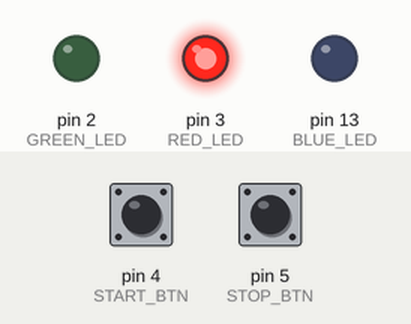
This sketch was run on a simulated Arduino Leonardo, built with avr-gcc and run on an emulated ATmega32U4. Parts: output pins drawn as LEDs (lit = HIGH). Dashed ring = blinking. Inputs (shaded band) come from the test bench; at power-on: pin 4 (START_BTN) LOW, pin 5 (STOP_BTN) LOW. USB keyboard and mouse output is not drawn.

Above: at 1.2 s.
1.3 s: pin 4 (START_BTN) pulled HIGH for 0.15 s
At 1.9 s:
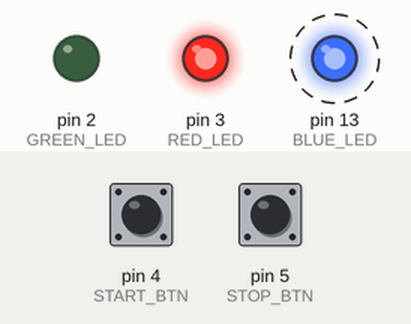
At 32.7 s:
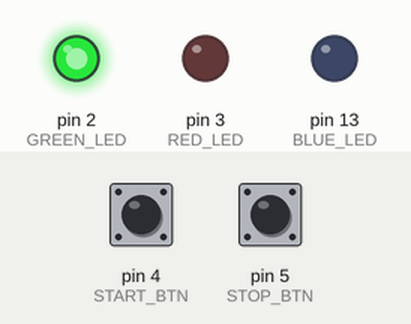
Timing chart, 0 to 33.0 s (numbered marks = the images above; inputs shaded):
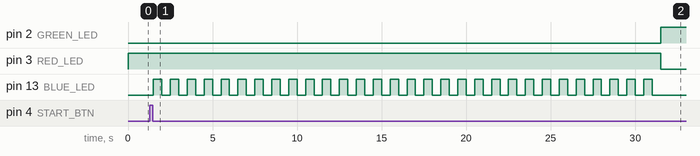

The sketch:

External-Server-Starter.ino
```cpp
#include <Keyboard.h>

char CTRL_KEY = KEY_LEFT_CTRL;
char TAB_KEY = KEY_TAB;

const int RED_LED = 3;
const int GREEN_LED = 2;
const int BLUE_LED = 13;

const int START_BTN = 4;
const int STOP_BTN = 5;

//Function Prototypes
void  StatusBlink(int blinkTime);


void setup()
{

	pinMode(RED_LED, OUTPUT);
	pinMode(GREEN_LED, OUTPUT);
	pinMode(BLUE_LED, OUTPUT);
	pinMode(START_BTN, INPUT);
	pinMode(STOP_BTN, INPUT);

	Keyboard.begin();

	digitalWrite(RED_LED, HIGH);
	digitalWrite(GREEN_LED, LOW);
	digitalWrite(BLUE_LED, LOW);
}

void loop()
{
	if (digitalRead(START_BTN) == HIGH)
	{
		Keyboard.press(CTRL_KEY);
		Keyboard.press('r');
		delay(200);
		Keyboard.releaseAll();
		StatusBlink(30000);
		digitalWrite(RED_LED, LOW);
		digitalWrite(GREEN_LED, HIGH);
	}

	else if (digitalRead(STOP_BTN) == HIGH)
	{
		Keyboard.press(TAB_KEY);
		delay(3000);
		Keyboard.releaseAll();
		StatusBlink(33000);
		digitalWrite(RED_LED, HIGH);
		digitalWrite(GREEN_LED, LOW);
	}
}

void StatusBlink(int blinkTime)
{
	int targetTime = 0;

	targetTime = (millis() + blinkTime);

	while (millis() < targetTime)
	{
		digitalWrite(BLUE_LED, HIGH);
		delay(500);
		digitalWrite(BLUE_LED, LOW);
		delay(500);
	}
}
```

Measured:
- after the input at 1.3 s, pin 2 (GREEN_LED): LOW → HIGH after 30.2 s; pin 3 (RED_LED): HIGH → LOW after 30.2 s; pin 13 (BLUE_LED): alternates HIGH for 0.50 s and LOW for 0.50 s, 60 changes in all, then stays LOW, starting after 0.20 s
